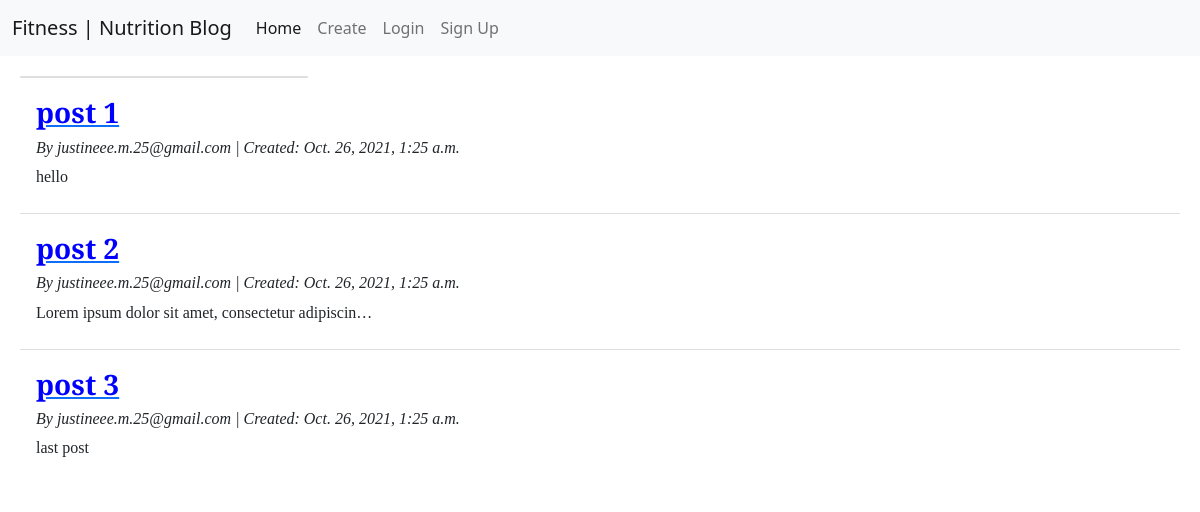
The app's page /, older data.
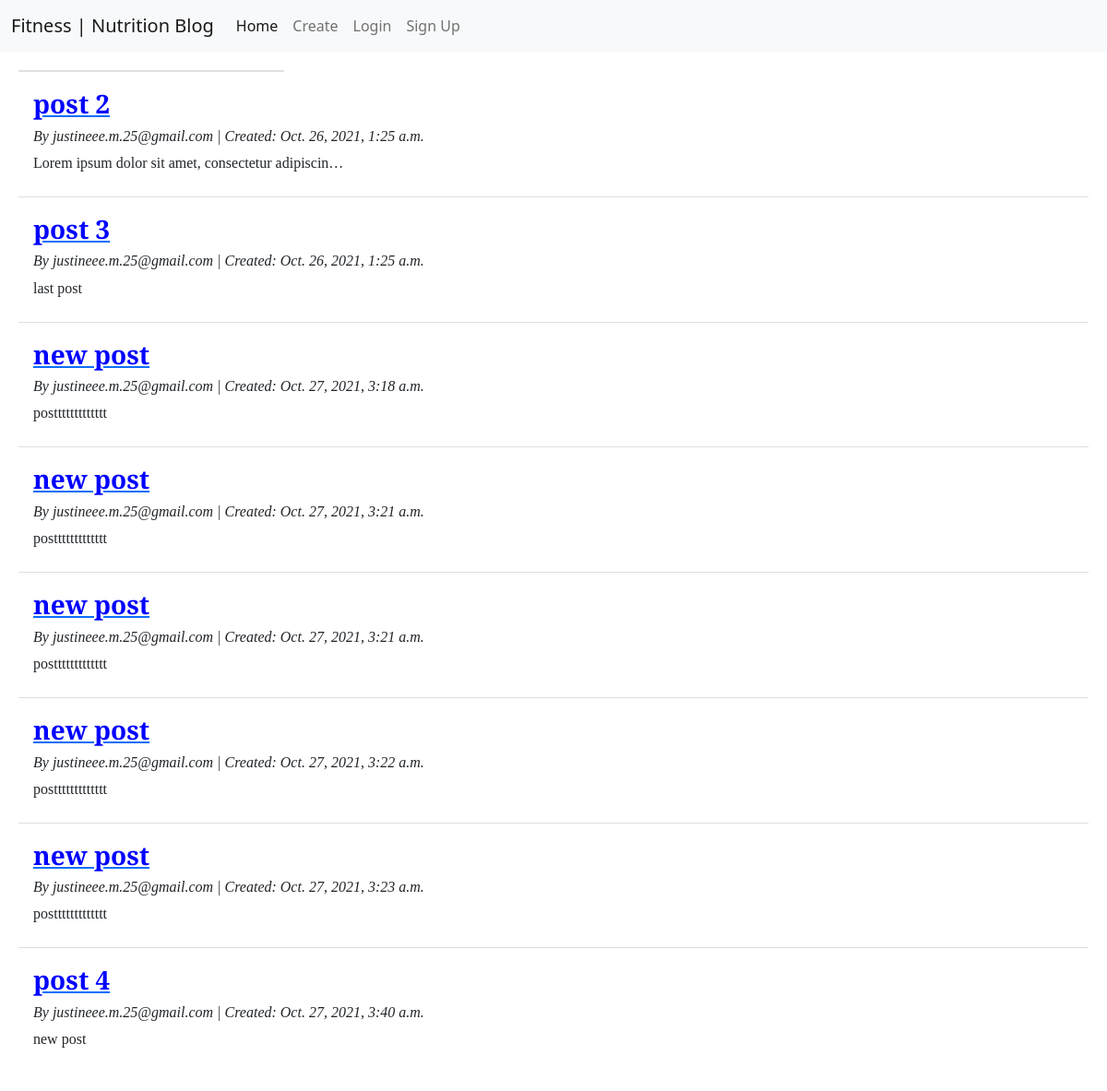
The same page, newer data.
### blog/models.py (models this page shows, shortened)
class Post(models.Model):
    title = models.CharField(max_length=200)
    author = models.ForeignKey(
        'auth.User',
        on_delete=models.CASCADE
    )
    body = models.TextField()
    created_at = models.DateTimeField(auto_now_add=True)

### blog/views.py (the view)
# urls.py: path('', PostListView.as_view(), name='home'),
class PostListView(ListView):
    template_name = "post_list.html"
    model = Post

### templates/post_list.html (shortened to what this page needs)
{% extends 'base.html' %}
{% load static %}
{% block content %}
<div class="card" style="width: 18rem;"></div>
<ul class="list-group list-group-flush">
    {% for post in post_list %}
    <li class="list-group-item">
        <a href="{% url 'post_detail' post.id %}"><h3>{{ post.title }}</h3></a>
        <h6>By {{ post.author }} | Created: {{ post.created_at }}</h6>
        <p>{{ post.body |truncatechars:50   }} </p>
    </li>
    {% endfor %}
</ul>
</div>
{% endblock content %}

### templates/base.html (shortened to what this page needs)
{% load static %}
<!DOCTYPE html>
<html lang="en">
<head>
<link href="https://cdn.jsdelivr.net/npm/bootstrap@5.1.3/dist/css/bootstrap.min.css"
rel="stylesheet"
crossorigin="anonymous">
    <link rel="stylesheet" href="{%static 'css/base.css' %}">
</head>
<body>
    <nav class="navbar navbar-expand-lg navbar-light bg-light">
        <div class="container-fluid">
          <a class="navbar-brand" href="{% url 'home' %}">Fitness | Nutrition Blog</a>
          <div class="collapse navbar-collapse" id="navbarNav">
            <ul class="navbar-nav">
              <li class="nav-item">
                <a class="nav-link active" aria-current="page" href="{% url 'home' %}">Home</a>
              </li>
              <li class="nav-item">
                <a class="nav-link" href="{% url 'post_new' %}">Create</a>
              </li>
              {% if user.is_authenticated %}
              <li class="nav-item dropdown">
                <a class="nav-link dropdown-toggle" href="#" id="navbarDropdown" role="button" data-bs-toggle="dropdown" aria-expanded="false">
                  {{user.username}}
                </a>
                <ul class="dropdown-menu" aria-labelledby="navbarDropdown">
                  <li><a class="dropdown-item" href="#">Action</a></li>
                  <li><a class="dropdown-item" href="#">Passsword Change</a></li>
                  <li><hr class="dropdown-divider"></li>
                  <li><a class="dropdown-item" href="{% url 'logout' %}">Logout</a></li>
                </ul>
              </li>
              {% else %}
                <li class="nav-item">
                <a class="nav-link" href="{% url 'login' %}">Login</a>
                </li>
                <li class="nav-item">
                  <a class="nav-link" href="{% url 'signup' %}">Sign Up</a>
                </li>
              {% endif %}
            </ul>
          </div>
        </div>
      </nav>
<div class="content-block">
    {% block content %}
    {% endblock content %}
</body>
</html>

### static/css/base.css (style rules this page uses)
h3 { padding-top: 10px; color: blue; font-family: 'Libre Baskerville', serif; font-weight: 700; }
h6 { font-family: 'Libre Baskerville', serif; font-weight: 400; font-style: italic; }
p { font-family: 'Libre Baskerville', serif; font-weight: 400; }
.content-block { padding: 10px; margin: 10px; }

Row changes from the older to the newer data that the page shows:
removed Post: title "post 1", author "justineee.m.25@gmail.com", created_at "Oct. 26, 2021, 1:25 a.m.", body "hello"
added Post: title "new post", author "justineee.m.25@gmail.com", created_at "Oct. 27, 2021, 3:18 a.m.", body "posttttttttttttt"
added Post: title "new post", author "justineee.m.25@gmail.com", created_at "Oct. 27, 2021, 3:21 a.m.", body "posttttttttttttt"
added Post: title "new post", author "justineee.m.25@gmail.com", created_at "Oct. 27, 2021, 3:21 a.m.", body "posttttttttttttt"
added Post: title "new post", author "justineee.m.25@gmail.com", created_at "Oct. 27, 2021, 3:22 a.m.", body "posttttttttttttt"
added Post: title "new post", author "justineee.m.25@gmail.com", created_at "Oct. 27, 2021, 3:23 a.m.", body "posttttttttttttt"
added Post: title "post 4", author "justineee.m.25@gmail.com", created_at "Oct. 27, 2021, 3:40 a.m.", body "new post"
